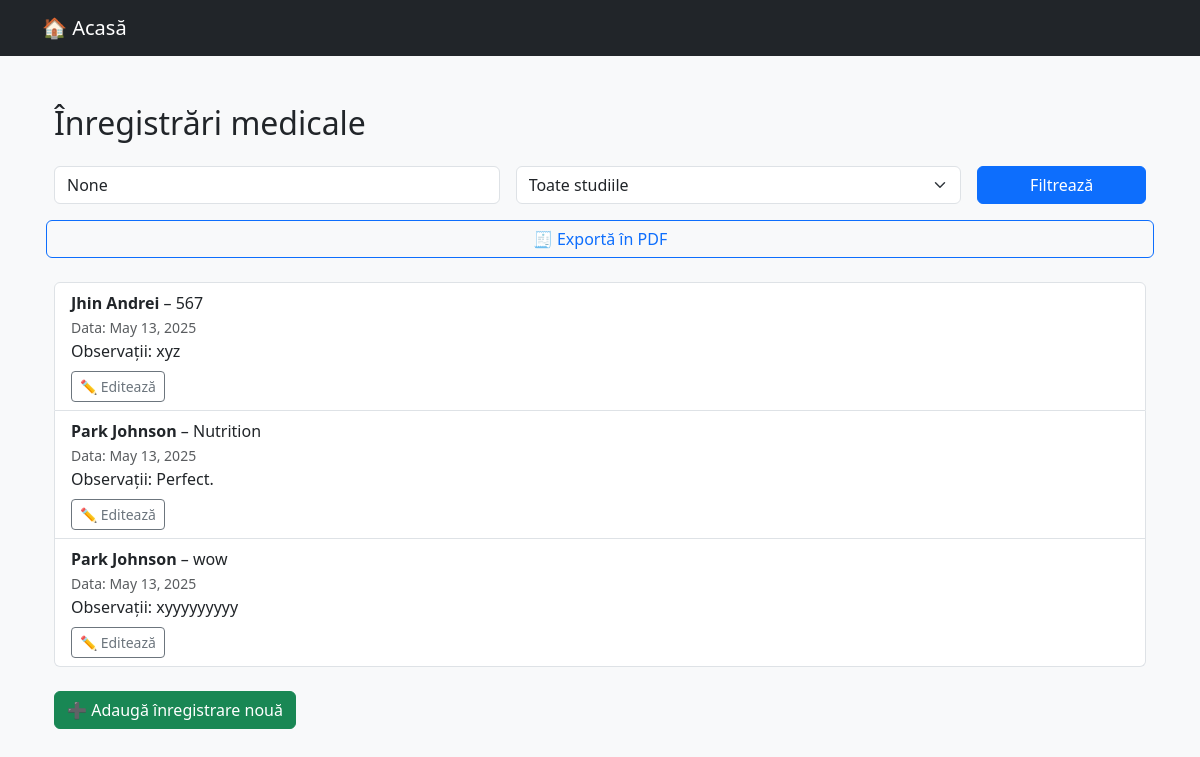
Page /pacienti/inregistrari/ on the earlier database version.
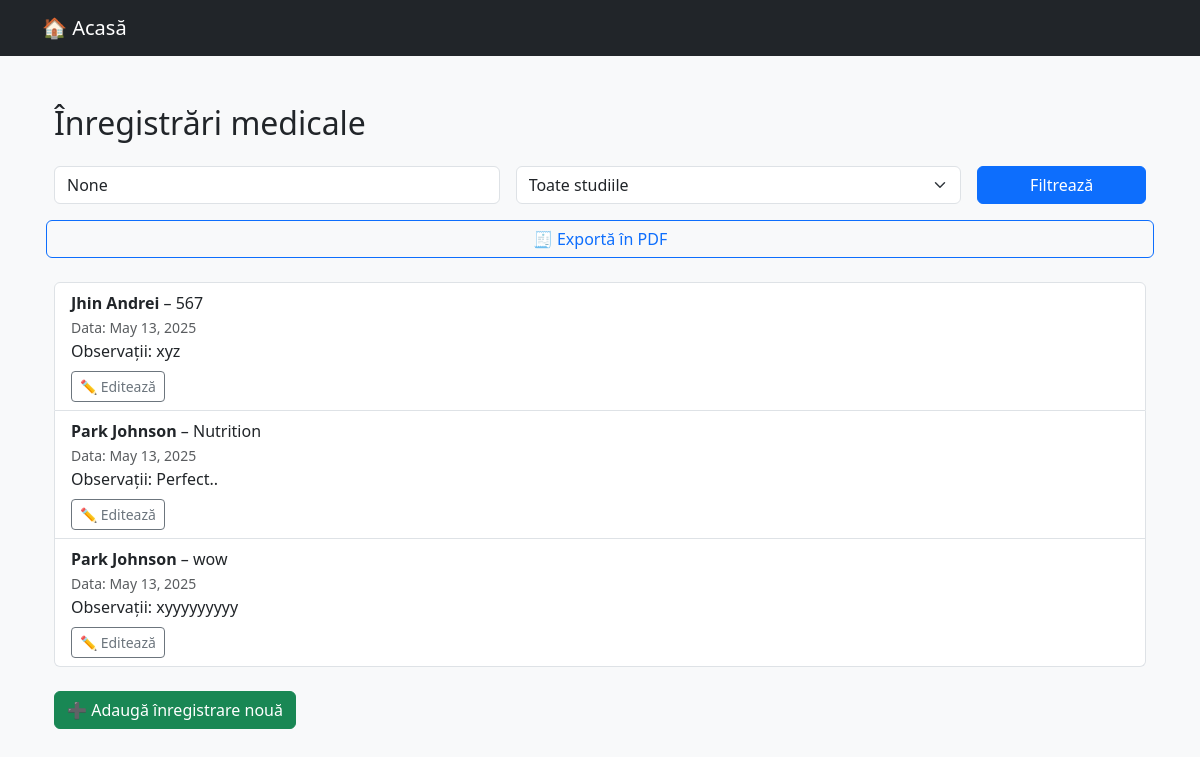
Same page on the later database version.
### pacienti/models.py (models this page shows, shortened)
class InregistrareMedicala(models.Model):
    pacient = models.ForeignKey(Pacient, on_delete=models.CASCADE)
    studiu = models.ForeignKey(StudiuClinic, on_delete=models.CASCADE)
    data_inregistrarii = models.DateField(auto_now_add=True)
    observatii = models.TextField(blank=True)
    class Meta:
        verbose_name = "Înregistrare medicală"
        verbose_name_plural = "Înregistrări medicale"

class Pacient(models.Model):
    SEX_OPTIUNI = [('M', 'Masculin'), ('F', 'Feminin')]
    nume = models.CharField(max_length=100)
    prenume = models.CharField(max_length=100)
    data_nasterii = models.DateField()
    sex = models.CharField(max_length=1, choices=SEX_OPTIUNI)
    email = models.EmailField(blank=True, null=True)
    telefon = models.CharField(max_length=20, blank=True, null=True)
    def __str__(self):
        return f"{self.nume} {self.prenume}"
    class Meta:
        verbose_name = "Pacient"
        verbose_name_plural = "Pacienți"

class StudiuClinic(models.Model):
    titlu = models.CharField(max_length=100)
    descriere = models.TextField(blank=True)
    data_inceput = models.DateField()
    data_sfarsit = models.DateField(null=True, blank=True)
    pacienti = models.ManyToManyField('Pacient', related_name='studii')
    def __str__(self):
        return self.titlu
    class Meta:
        verbose_name = "Studiu clinic"
        verbose_name_plural = "Studii clinice"

### pacienti/views.py (the view)
# urls.py: path('inregistrari/', views.lista_inregistrari, name='lista_inregistrari'),
def lista_inregistrari(request):
    query = request.GET.get('q')
    studiu_id = request.GET.get('studiu')
    inregistrari = InregistrareMedicala.objects.select_related('pacient', 'studiu').all()
    if query:
        inregistrari = inregistrari.filter(
            models.Q(pacient__nume__icontains=query) |
            models.Q(pacient__prenume__icontains=query)
        )
    if studiu_id and studiu_id.isdigit():
        inregistrari = inregistrari.filter(studiu__id=studiu_id)
    studii = StudiuClinic.objects.all()
    return render(request, 'pacienti/lista_inregistrari.html', {
        'inregistrari': inregistrari,
        'query': query,
        'studii': studii,
        'selected_studiu': studiu_id
    })

### pacienti/templates/pacienti/lista_inregistrari.html (shortened to what this page needs)
{% extends 'back.html' %}
{% block content %}
<div class="container mt-5">
    <h2 class="mb-4">Înregistrări medicale</h2>
    <form method="get" class="row g-3 align-items-center mb-4">
        <div class="col-md-5">
            <input type="text" name="q" class="form-control" placeholder="Caută după pacient" value="{{ query }}">
        </div>
        <div class="col-md-5">
            <select name="studiu" class="form-select">
                <option value="">Toate studiile</option>
            </select>
        </div>
        <div class="col-md-2">
            <button type="submit" class="btn btn-primary w-100">Filtrează</button>
        </div>
        <a href="{% url 'exporta_inregistrari_pdf' %}" class="btn btn-outline-primary">🧾 Exportă în PDF</a>
    </form>
    {% if inregistrari %}
        <ul class="list-group mb-4">
            {% for inregistrare in inregistrari %}
                <li class="list-group-item">
                    <strong>{{ inregistrare.pacient }}</strong> – {{ inregistrare.studiu }}<br>
                    <small class="text-muted">Data: {{ inregistrare.data_inregistrarii }}</small><br>
                    Observații: {{ inregistrare.observatii|default:"—" }}<br>
                    <a href="{% url 'editeaza_inregistrare' inregistrare.id %}" class="btn btn-sm btn-outline-secondary mt-2">✏️ Editează</a>
                </li>
            {% endfor %}
        </ul>
    {% else %}
        <div class="alert alert-info">Nu există înregistrări care să corespundă filtrării.</div>
    {% endif %}
    <a href="{% url 'adauga_inregistrare' %}" class="btn btn-success">➕ Adaugă înregistrare nouă</a>
</div>
{% endblock %}

Differences in the rows shown:
changed InregistrareMedicala "Nutrition": observatii "Perfect." → "Perfect.."
